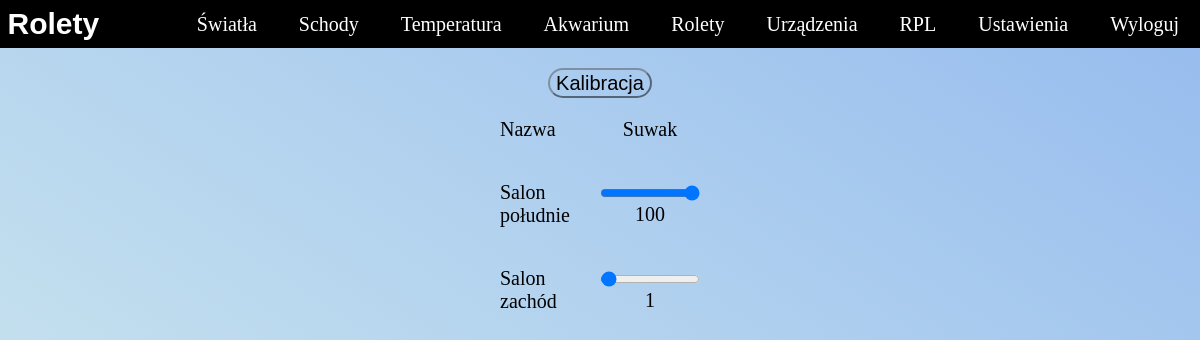
Page /rolety/ (signed in) on the earlier database version.
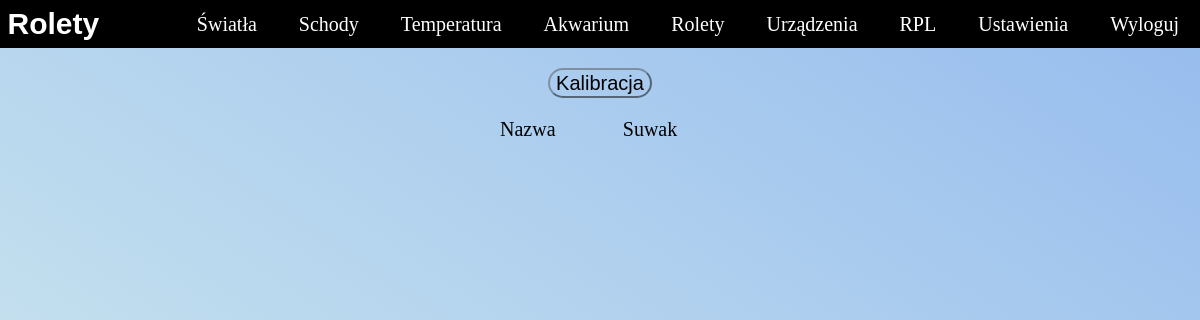
Same page on the later database version.
### app/models.py (models this page shows, shortened)
class Sensor(models.Model):
    user = models.ForeignKey(User, null=True, on_delete=models.CASCADE)
    name = models.CharField(max_length=100)
    ip = models.CharField(max_length=100)
    port = models.IntegerField()
    created = models.DateTimeField(auto_now_add=True)
    fun = models.CharField(max_length=100,default="")

class Sunblind(models.Model):
    sensor = models.ForeignKey(Sensor, on_delete=models.CASCADE)
    value = models.IntegerField()

### app/views.py (the view, shortened to what this page needs)
# urls.py: path('rolety/',views.sunblind, name="sunblind"),
@login_required(login_url='login')
def sunblind(request):
    user_id = request.user.id
    sensors = Sensor.objects.filter(fun = 'sunblind').filter(user_id=user_id)
    sunblinds = []
    for sensor in sensors:
        sunblinds.extend(Sunblind.objects.filter(sensor_id = sensor.id))
    context = {
                'sensors': sensors,
                'sunblinds': sunblinds
                }
    return render(request,'base/sunblind.html', context)

### app/templates/base/sunblind.html (shortened to what this page needs)
{% extends 'main.html' %}
{% load static %}
{% block content %}
<link
  rel="stylesheet"
  type="text/css"
  media="screen"
  href='{% static "style/sunblind.css" %}'
/>
<button class="Calibration-button" id="calibration">Kalibracja</button>
<ul class="Sunblind-containers">
  <li>
    <p class="Sunblind-containers__sunblind-name">Nazwa</p>
    <p class="Sunblind-containers__div">Suwak</p>
  </li>
  {% for sensor in sensors %}
    {% for sunblind in sunblinds %}
      {% if sensor.id == sunblind.sensor_id %}
        <li>
          <p class="Sunblind-containers__sunblind-name">{{sensor.name}}</p>
          <div class="Sunblind-containers__div">
            <input
              type="range"
              value="{{sunblind.value}}"
              class="Sunblind-containers__div__slider"
              id="slider"
              placeholder="{{sensor.pk}}"
            />
            <p class="Sunblind-containers__div__slider-value" id="{{sensor.pk}}">
              {{sunblind.value}}
            </p>
          </div>
        </li>
      {% endif %}
    {% endfor %}
  {% endfor %}
</ul>
{% endblock content %}

### templates/main.html (shortened to what this page needs)
<!DOCTYPE html>
{% load static %}
<html lang="pl-PL">
  <head>
    <link rel="stylesheet" type="text/css" media="screen" href='{% static "style/style.css" %}'/>
    <link rel="stylesheet" type="text/css" media="screen" href='{% static "style/navbar.css" %}'/>
  </head>
  <body>
    <header>
      {% include 'navbar.html'%}
    </header>
    <main>
      <div class="container" id="container">
        {% block content %}
        {% endblock %}
      </div>
    </main>
  </body>
</html>

### templates/navbar.html (shortened to what this page needs)
<nav class="Navbar">
  <div class="Navbar__path">
    <a href="{% url 'home' %}" class="Navbar__path-name" id="path-name"></a>
  </div>
  <ul class="Navbar__nav-links" id="nav-links">
    {% if request.user.is_authenticated %}
      <li class="Navbar__nav-links__li">
        <a class="Navbar__nav-links__li__a" href="{% url 'light' %}">Światła</a>
      </li>
      <li class="Navbar__nav-links__li">
        <a class="Navbar__nav-links__li__a" href="{% url 'stairs' %}">Schody</a>
      </li>
      <li class="Navbar__nav-links__li">
        <a class="Navbar__nav-links__li__a" href="{% url 'chart' %}">Temperatura</a>
      </li>
      <li class="Navbar__nav-links__li">
        <a class="Navbar__nav-links__li__a" href="{% url 'aquarium' %}">Akwarium</a>
      </li>
      <li class="Navbar__nav-links__li">
        <a class="Navbar__nav-links__li__a" href="{% url 'sunblind' %}">Rolety</a>
      </li>
      <li class="Navbar__nav-links__li">
        <a class="Navbar__nav-links__li__a" href="{% url 'sensor' %}">Urządzenia</a>
      </li>
      <li class="Navbar__nav-links__li">
        <a class="Navbar__nav-links__li__a" href="{% url 'rpl' %}">RPL</a>
      </li>
      <li class="Navbar__nav-links__li">
        <a class="Navbar__nav-links__li__a" href="{% url 'user_page' %}">Ustawienia</a>
      </li>
      <li class="Navbar__nav-links__li">
        <a class="Navbar__nav-links__li__a" href="{% url 'logout' %}">Wyloguj</a>
      </li>
    {% else %}
      <li class="Navbar__nav-links__li">
        <a class="Navbar__nav-links__li__a" href="{% url 'login' %}">Zaloguj</a>
      </li>
    {% endif %}
  </ul>
</nav>

### static/style/style.css (style rules this page uses)
:root { --background-start: #96bcee; --background-end: #d6eeee; }
body { min-height: 100vh; max-width: 100vw; margin: 0; background: linear-gradient( to right top, var(--background-end), var(--background-start) ); font-size: 20px; }

### static/style/navbar.css (style rules this page uses)
.Navbar { display: flex; flex-direction: column; align-items: flex-end; background-color: black; }
.Navbar__path { display: flex; justify-content: space-between; width: 100vw; }
.Navbar__path-name { padding-left: 0.25em; font-family: Arial, Helvetica, sans-serif; font-weight: bold; font-size: 1.5em; text-decoration: none; color: white; }
.Navbar__nav-links { width: 100%; display: none; flex-direction: column; align-items: center; }
.Navbar__nav-links__li { display: block; list-style-type: none; padding: 0.25em; }
.Navbar__nav-links__li__a { text-decoration: none; color: white; font-size: 1.5em; }
@media only screen and (min-width: 1000px) { .Navbar { overflow: hidden; height: 3rem; display: flex; justify-content: center; background-color: black; display: flex; flex-direction: row; align-items: center; } }
@media only screen and (min-width: 1000px) { .Navbar__nav-links { display: flex; flex-direction: row; justify-content: end; } }
@media only screen and (min-width: 1000px) { .Navbar__nav-links__li__a { color: rgb(255, 255, 255); font-size: 1em; text-decoration: none; padding: 14px 16px; transition: font-size 0.5s, background-color 0.5s; } }

### static/style/sunblind.css (style rules this page uses)
.container { display: flex; justify-content: center; flex-direction: column; align-items: center; }
.Calibration-button { font-size: 1em; margin-top: 1em; background: none; height: 1.5em; width: auto; border-radius: 15px; border-color: rgba(0, 0, 0, 0.5); position: relative; }
.Sunblind-containers { margin: 0; padding: 0; list-style-type: none; }
.Sunblind-containers li { display: flex; justify-content: center; align-items: center; }
.Sunblind-containers__sunblind-name { width: 100px; font-family: cursive; }
.Sunblind-containers__div { display: flex; justify-content: center; flex-direction: column; align-items: center; width: 100px; font-family: cursive; }
@media only screen and (min-width: 700px) { .Calibration-button::before { content: ""; width: auto; left: 0; top: 0; right: 0; bottom: 0; height: auto; border-radius: 15px; background-color: rgba(255, 255, 255, 1); position: absolute; transition: transform 0.3s; transform: scaleX(0); z-index: -1; } }

Differences in the rows shown:
removed Sensor: name "Salon południe"
removed Sunblind: value "100"
removed Sensor: name "Salon zachód"
removed Sunblind: value "1"
